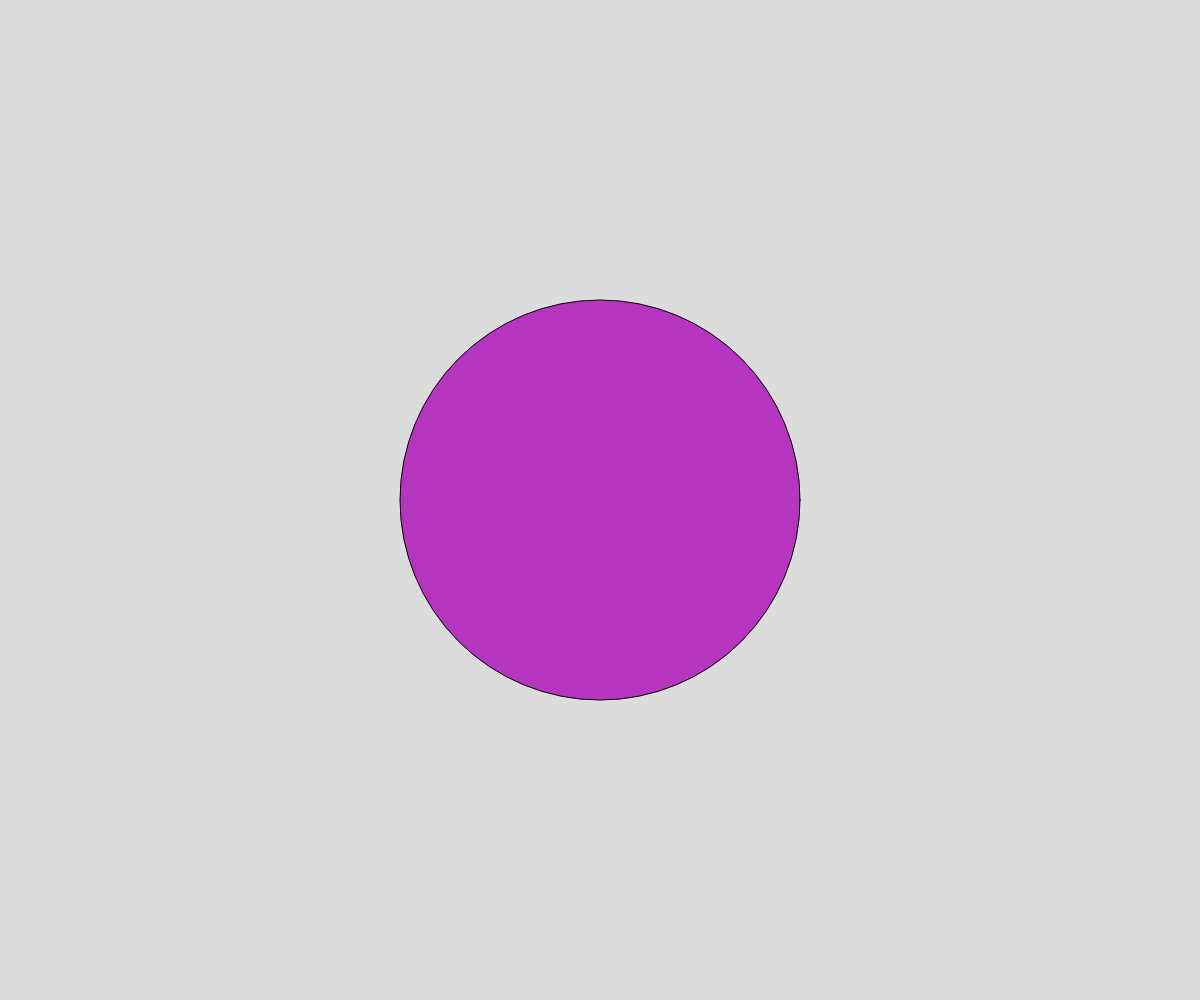
Frame 1 (no input)
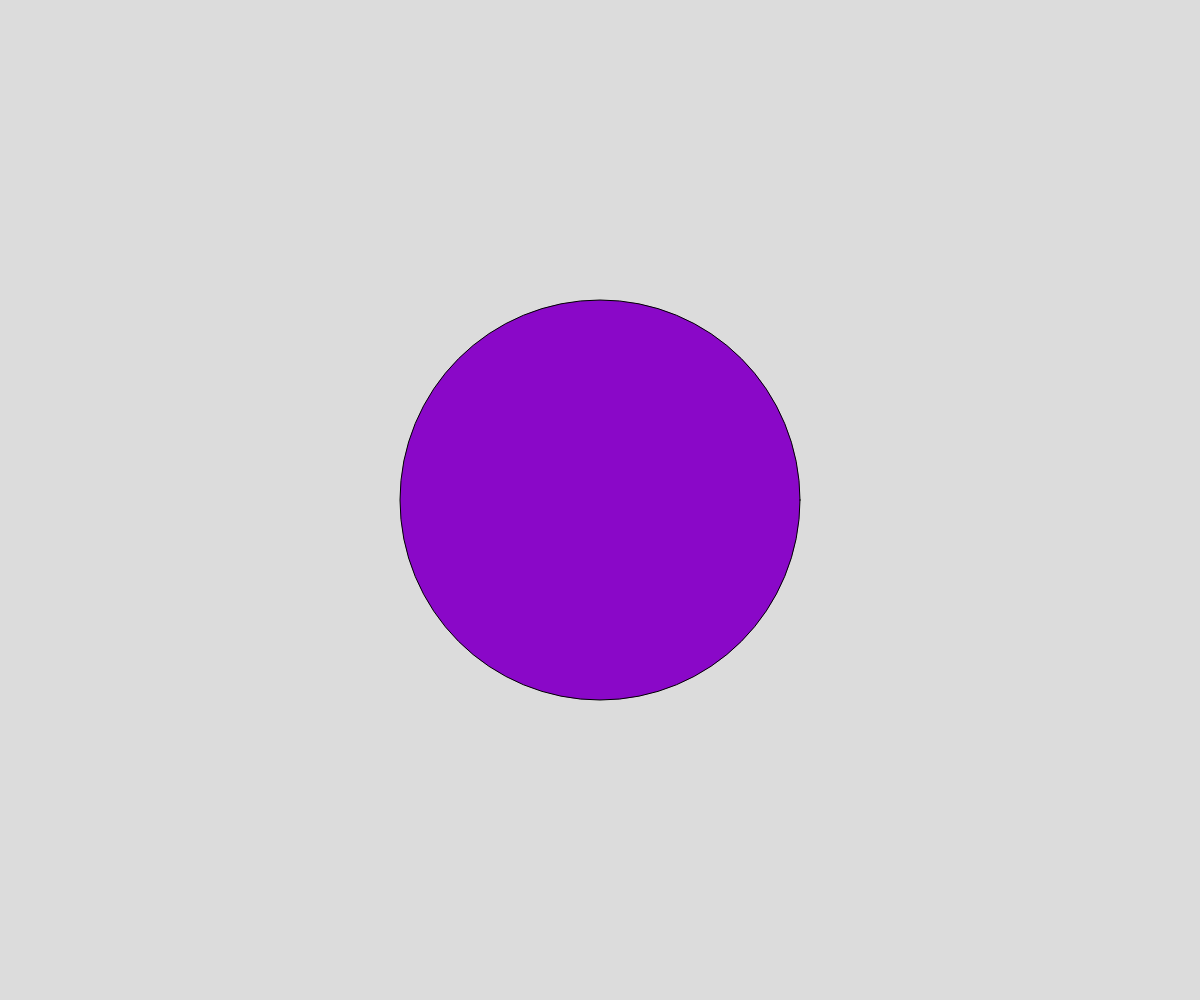
Frame 60 (no input)
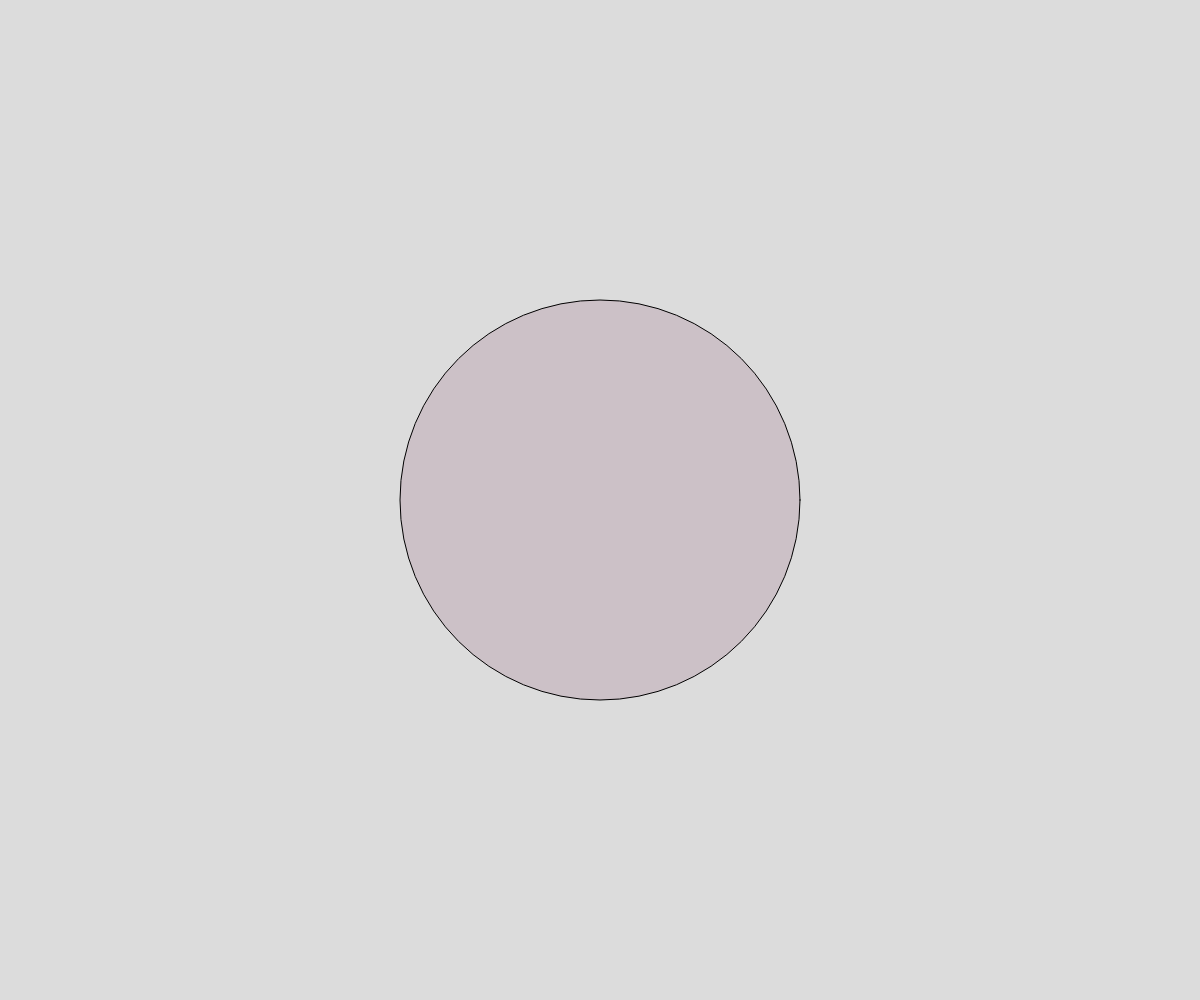
Frame 120 (the mouse pressed at the canvas centre since frame 60)

The p5.js sketch that drew these frames (run headless with seeded random() and noise() and a simulated clock; from frame 60 on, the mouse is pressed at the canvas centre):

// p5.js sketch
// ── sketch.js
// window.setInterval demo

let theColor;

async function setup() {
  createCanvas(windowWidth, windowHeight);
  changeColor();

  //call changeColor function once every half second
  window.setInterval(changeColor, 50);
}

function draw() {
  background(220);

  fill(theColor);
  circle(width/2, height/2, 400);

}

function changeColor() {
  theColor = color(random(255), random(255), random(255));
}
